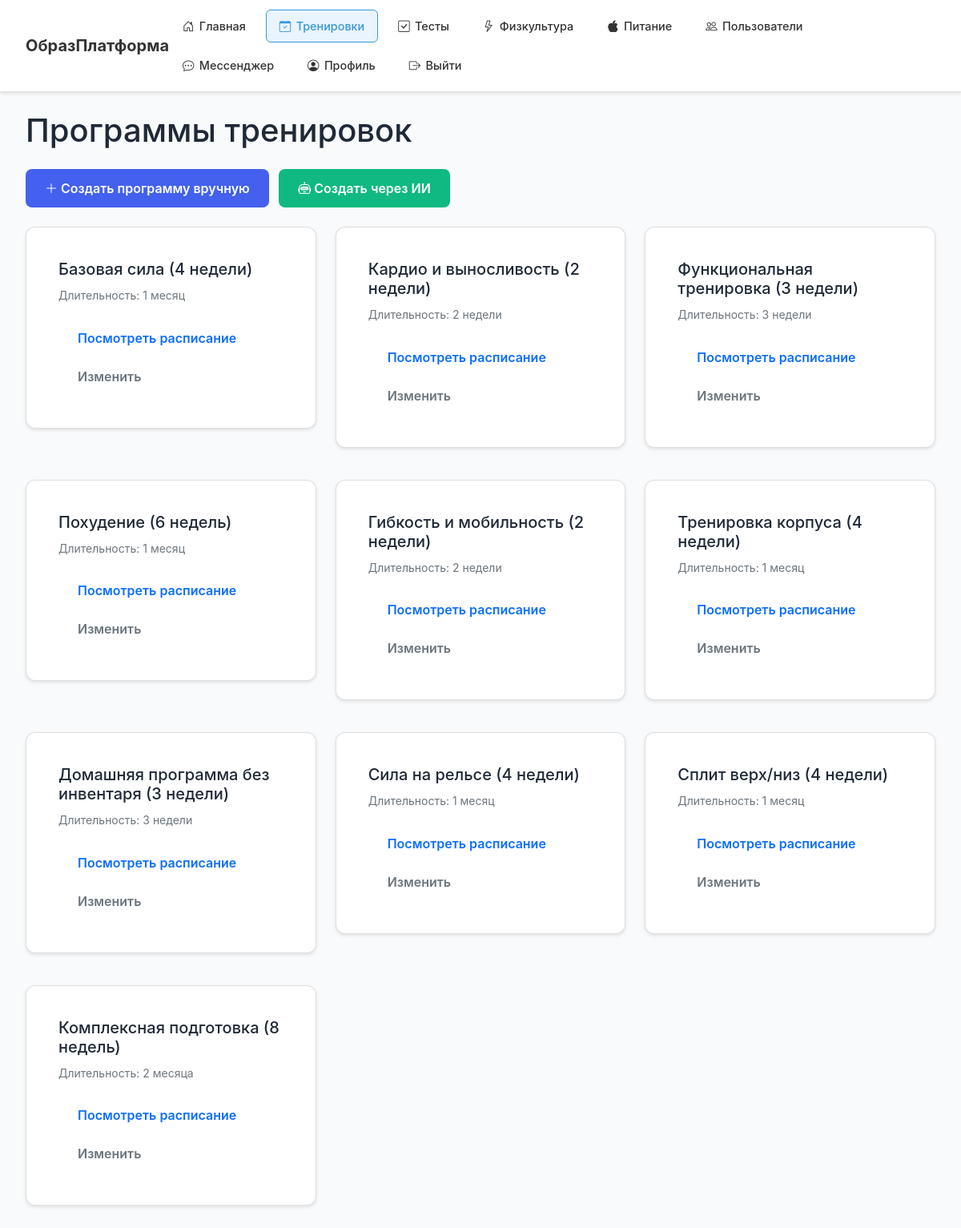
The page /training-programs (signed in) on the database its author committed.
### models.py (models this page shows)
class TrainingProgram(db.Model):
    id = db.Column(db.Integer, primary_key=True)
    user_id = db.Column(db.Integer, db.ForeignKey('user.id'), nullable=False)
    title = db.Column(db.String(200), nullable=False)
    duration = db.Column(db.String(50), nullable=False)
    schedule = db.Column(db.Text, nullable=False)
    created_at = db.Column(db.DateTime, default=datetime.utcnow)

### app.py (the view, shortened to what this page needs)
@app.route('/training-programs')
@login_required
def training_programs():
    def ensure_default_programs(user):
        existing = TrainingProgram.query.filter_by(user_id=user.id).count()
        if existing >= 10:
            return
    ensure_default_programs(current_user)
    programs = TrainingProgram.query.filter_by(user_id=current_user.id).order_by(TrainingProgram.created_at.desc()).all()
    return render_template('training_programs.html', programs=programs)

### app.py (called while the page is built)
@login_manager.user_loader
def load_user(user_id):
    return User.query.get(int(user_id))

### models.py (called while the page is built)
    def is_teacher(self):
        return self.role == 'teacher'

    def is_student(self):
        return self.role == 'student'

    def is_cook(self):
        return self.role == 'cook'

    def is_admin(self):
        return self.role == 'admin'

### templates/training_programs.html (shortened to what this page needs)
{% extends "base.html" %}
{% block content %}
<div class="container mt-4">
    <h1> Программы тренировок</h1>
    <div class="row mt-4">
        <div class="col-md-12 mb-4">
            <button class="btn btn-primary" data-bs-toggle="modal" data-bs-target="#createProgramModal">
                <i class="bi bi-plus-lg"></i> Создать программу вручную
            </button>
            <button class="btn btn-success ms-2" data-bs-toggle="modal" data-bs-target="#aiCreateModal">
                <i class="bi bi-robot"></i> Создать через ИИ
            </button>
        </div>
        <div class="col-md-12">
            <div class="row">
                {% for program in programs %}
                <div class="col-md-4 mb-4">
                    <div class="card">
                        <div class="card-body">
                            <h5 class="card-title">{{ program.title }}</h5>
                            <p class="card-text">
                                <small class="text-muted">Длительность: {{ program.duration }}</small>
                            </p>
                            <a href="#" class="btn btn-outline-primary btn-sm" data-schedule='{{ program.schedule|safe }}' onclick="viewSchedule(this.dataset.schedule)">
                                Посмотреть расписание
                            </a>
                            <button class="btn btn-outline-secondary btn-sm"
                                data-program-id="{{ program.id }}"
                                data-title="{{ program.title|e }}"
                                data-duration="{{ program.duration|e }}"
                                data-schedule='{{ program.schedule|safe }}'
                                onclick='openEditModalFromButton(this)'>Изменить</button>
                        </div>
                    </div>
                </div>
                {% endfor %}
            </div>
        </div>
    </div>
</div>
{% endblock %}

### templates/base.html (shortened to what this page needs)
<!DOCTYPE html>
<html lang="ru">
<head>
    <link href="https://cdn.jsdelivr.net/npm/bootstrap@5.1.3/dist/css/bootstrap.min.css" rel="stylesheet">
    <link rel="stylesheet" href="https://cdn.jsdelivr.net/npm/bootstrap-icons@1.7.2/font/bootstrap-icons.css">
    <link rel="stylesheet" href="{{ url_for('static', filename='css/style.css') }}">
    <link rel="stylesheet" href="{{ url_for('static', filename='css/sections.css') }}">
</head>
<body>
    {% if current_user.is_authenticated %}
    <nav class="navbar">
        <div class="nav-container">
            <a href="{{ url_for('dashboard') }}" class="logo">ОбразПлатформа</a>
            <ul class="nav-menu" id="navMenu">
                <li><a href="{{ url_for('dashboard') }}"><i class="bi bi-house-door"></i> Главная</a></li>
                {% if current_user.is_student() %}
                    <li><a href="{{ url_for('training_programs') }}"><i class="bi bi-calendar-check"></i> Тренировки</a></li>
                    <li><a href="{{ url_for('tests') }}"><i class="bi bi-check-square"></i> Тесты</a></li>
                    <li><a href="{{ url_for('physical_education') }}"><i class="bi bi-lightning"></i> Физкультура</a></li>
                    <li><a href="{{ url_for('nutrition') }}"><i class="bi bi-apple"></i> Питание</a></li>
                {% endif %}
                <li><a href="{{ url_for('users_list') }}"><i class="bi bi-people"></i> Пользователи</a></li>
                <li><a href="{{ url_for('messenger') }}"><i class="bi bi-chat-dots"></i> Мессенджер</a></li>
                <li><a href="{{ url_for('profile') }}"><i class="bi bi-person-circle"></i> Профиль</a></li>
                <li><a href="{{ url_for('logout') }}"><i class="bi bi-box-arrow-right"></i> Выйти</a></li>
            </ul>
        </div>
    </nav>
    {% endif %}
    <div class="container">
        {% block content %}{% endblock %}
    </div>
</body>
</html>

### static/css/style.css (style rules this page uses)
:root { --primary: #4361ee; --primary-dark: #3730a3; --success: #10b981; --danger: #ef4444; --text: #1f2937; --text-light: #6b7280; --bg: #f9fafb; --white: #ffffff; --border: #e5e7eb; }
* { margin: 0; padding: 0; box-sizing: border-box; }
body { font-family: -apple-system, BlinkMacSystemFont, 'Segoe UI', sans-serif; background: var(--bg); color: var(--text); line-height: 1.6; }
.navbar { background-color: #ffffff; padding: 0.75rem 1rem; box-shadow: 0 2px 4px rgba(0,0,0,0.1); }
.nav-container { max-width: 1200px; margin: 0 auto; padding: 0 1rem; display: flex; justify-content: space-between; align-items: center; }
.logo { font-size: 1.25rem; font-weight: 700; color: var(--primary); text-decoration: none; }
.nav-menu { display: flex; list-style: none; gap: 0.5rem; align-items: center; font-size: 0.9rem; }
.nav-menu a { text-decoration: none; color: var(--text); font-weight: 500; transition: color 0.2s; }
.container { max-width: 1200px; margin: 1rem auto; padding: 0 1rem; }
.card { background: var(--white); border-radius: 12px; padding: 1.5rem; box-shadow: 0 1px 3px rgba(0,0,0,0.1); margin-bottom: 1rem; }
.btn { padding: 0.75rem 1.5rem; font-size: 1rem; font-weight: 600; border: none; border-radius: 8px; cursor: pointer; transition: all 0.2s; text-decoration: none; display: inline-block; }
.btn-primary { background: var(--primary); color: white; }
.btn-success { background: var(--success); color: white; }

### static/css/sections.css (style rules this page uses)
.navbar { background-color: #ffffff !important; padding: 0.75rem 1rem; box-shadow: 0 2px 4px rgba(0,0,0,0.1); border-bottom: 1px solid #e0e0e0; position: sticky; top: 0; z-index: 100; }
.nav-container { position: relative; }
.nav-menu { display: flex; list-style: none; margin: 0; padding: 0; gap: 0.5rem; flex-wrap: wrap; }
.nav-menu li a { display: inline-flex; align-items: center; gap: 0.4rem; color: #333 !important; text-decoration: none; padding: 0.5rem 1rem; border-radius: 6px; transition: all 0.3s ease; border: 1px solid transparent; white-space: nowrap; }
.nav-menu li a.active { background-color: #eaf4ff; border: 1px solid #3498db; color: #3498db !important; }
.logo { color: #333 !important; }
.card { box-shadow: 0 2px 4px rgba(0, 0, 0, 0.1); transition: transform 0.2s; }

### rows shown on the page
TrainingProgram: title "Базовая сила (4 недели)", duration "1 месяц"
TrainingProgram: title "Кардио и выносливость (2 недели)", duration "2 недели"
TrainingProgram: title "Функциональная тренировка (3 недели)", duration "3 недели"
TrainingProgram: title "Похудение (6 недель)", duration "1 месяц"
TrainingProgram: title "Гибкость и мобильность (2 недели)", duration "2 недели"
TrainingProgram: title "Тренировка корпуса (4 недели)", duration "1 месяц"
TrainingProgram: title "Домашняя программа без инвентаря (3 недели)", duration "3 недели"
TrainingProgram: title "Сила на рельсе (4 недели)", duration "1 месяц"
TrainingProgram: title "Сплит верх/низ (4 недели)", duration "1 месяц"
TrainingProgram: title "Комплексная подготовка (8 недель)", duration "2 месяца"
